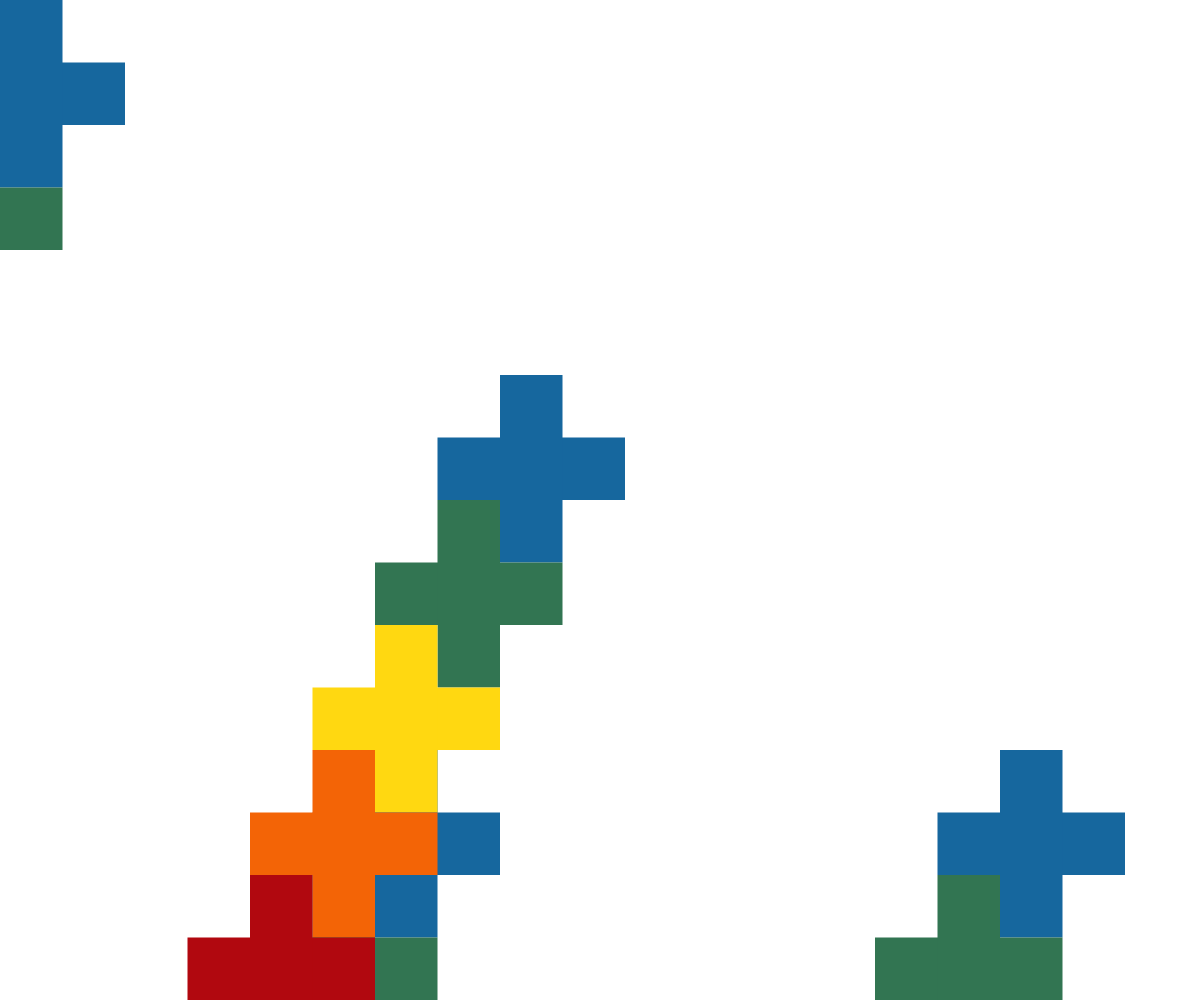
Frame 1 (no input)
Frame 60 (no input): identical to frame 1, image omitted
Frame 120 (the mouse pressed at the canvas centre since frame 60): identical to frame 1, image omitted

The p5.js sketch that drew this single still picture (run headless with seeded random() and noise() and a simulated clock; from frame 60 on, the mouse is pressed at the canvas centre):

// p5.js sketch
// ── sketch.js

let rows = 16;
let columns = 16;
let row = 0;
let column =1;

let colors = ['#16679e','#327552','#ffd811','#f36406','#b1080f','#3d1f45'];

function setup(){
  createCanvas(windowWidth,windowHeight)

  rowWidth = (windowHeight ) / rows;
  columnWidth = (windowHeight) / columns;

  noStroke();

  for(let i =0; i < 10; i++){
    let rowA = 0;
    let columnA = 0;

    for(let j =0; j < 10; j++){
      drawUnit(row+rowA,column+columnA);
      rowA += 6;
      columnA += 12;
    }

    row+=8;
    column+=6;
  }

}

function drawUnit(row,column){
  for(let i = 0; i < colors.length; i++){
    drawCross(row,column,colors[i])
    
    row--;
    column = column+ 2;
  }
}

function drawCross(row,column,color){
  fill(color);
  rect((row-1)*rowWidth, column*columnWidth, rowWidth*3, columnWidth) ;
  rect(row*rowWidth, (column-1)*columnWidth, rowWidth, columnWidth*3) ;
}


function draw(){
  
}
